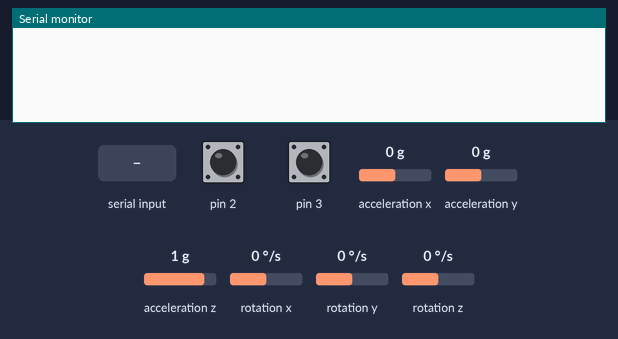
Simulated run of this sketch. Board: Arduino Leonardo, built with avr-gcc and run on an emulated ATmega32U4. Shown: the last lines printed to the serial monitor. Inputs (shaded band) come from the test bench; at power-on: pin 2 HIGH, pin 3 HIGH, acceleration x 0 g, acceleration y 0 g, acceleration z 1 g, rotation x 0 °/s, rotation y 0 °/s, rotation z 0 °/s. The sensor or clock chip raises its interrupt line as the real part does.

Above: at 0.8 s.
0.9 s: "1" received over Serial
At 2.1 s:
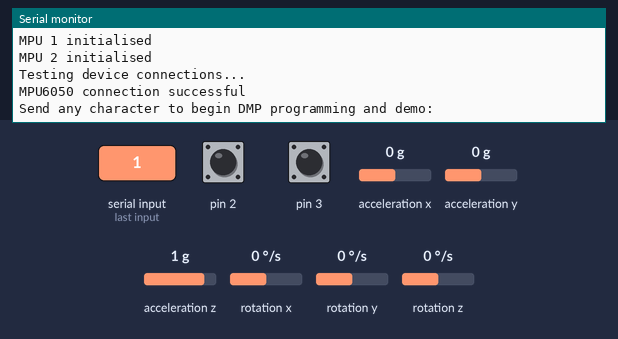
2.4 s: byte 1 (1) received over Serial
At 4.2 s:
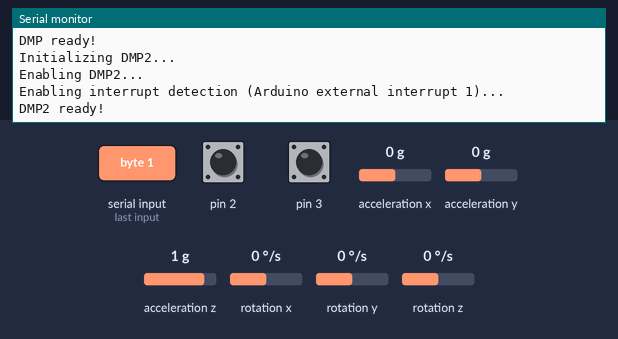
4.4 s: byte 1 (1) received over Serial
At 5.4 s:
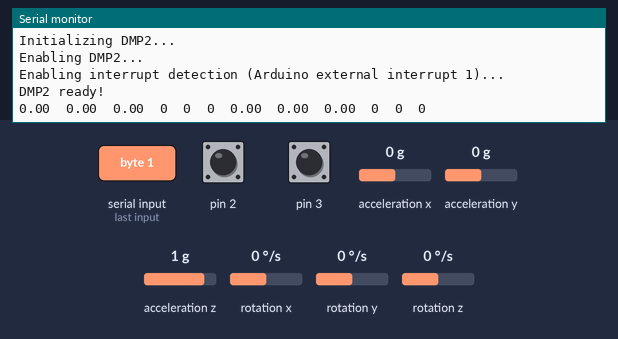

Measured:
- after the input at 0.9 s, the serial monitor: prints a new line at once (image 1)
- after the input at 2.4 s, the serial monitor: prints a new line at once (image 2)
- after the input at 4.4 s, the serial monitor: prints a new line at once (image 3)

The sketch:

mpu6050dmpexample2sensor.ino
```cpp
// I2C device class (I2Cdev) demonstration Arduino sketch for MPU6050 class using DMP (MotionApps v2.0)
// 6/21/2012 by Jeff Rowberg <jeff@rowberg.net>
// Updates should (hopefully) always be available at https://github.com/jrowberg/i2cdevlib
//
// Changelog:
// 2012-06-21 - added note about Arduino 1.0.1 + Leonardo compatibility error
// 2012-06-20 - improved FIFO overflow handling and simplified read process
// 2012-06-19 - completely rearranged DMP initialization code and simplification
// 2012-06-13 - pull gyro and accel data from FIFO packet instead of reading directly
// 2012-06-09 - fix broken FIFO read sequence and change interrupt detection to RISING
// 2012-06-05 - add gravity-compensated initial reference frame acceleration output
// - add 3D math helper file to DMP6 example sketch
// - add Euler output and Yaw/Pitch/Roll output formats
// 2012-06-04 - remove accel offset clearing for better results (thanks Sungon Lee)
// 2012-06-01 - fixed gyro sensitivity to be 2000 deg/sec instead of 250
// 2012-05-30 - basic DMP initialization working

/* ============================================
 I2Cdev device library code is placed under the MIT license
 Copyright (c) 2012 Jeff Rowberg

 Permission is hereby granted, free of charge, to any person obtaining a copy
 of this software and associated documentation files (the "Software"), to deal
 in the Software without restriction, including without limitation the rights
 to use, copy, modify, merge, publish, distribute, sublicense, and/or sell
 copies of the Software, and to permit persons to whom the Software is
 furnished to do so, subject to the following conditions:

 The above copyright notice and this permission notice shall be included in
 all copies or substantial portions of the Software.

 THE SOFTWARE IS PROVIDED "AS IS", WITHOUT WARRANTY OF ANY KIND, EXPRESS OR
 IMPLIED, INCLUDING BUT NOT LIMITED TO THE WARRANTIES OF MERCHANTABILITY,
 FITNESS FOR A PARTICULAR PURPOSE AND NONINFRINGEMENT. IN NO EVENT SHALL THE
 AUTHORS OR COPYRIGHT HOLDERS BE LIABLE FOR ANY CLAIM, DAMAGES OR OTHER
 LIABILITY, WHETHER IN AN ACTION OF CONTRACT, TORT OR OTHERWISE, ARISING FROM,
 OUT OF OR IN CONNECTION WITH THE SOFTWARE OR THE USE OR OTHER DEALINGS IN


 THE SOFTWARE.
 ===============================================
 */
// Libraries

#include "Wire.h"
#include "I2Cdev.h"
#include "MPU6050_6Axis_MotionApps20.h"


MPU6050 mpu;
MPU6050 mpu2;

/* =========================================================================
 NOTE: In addition to connection 3.3v, GND, SDA, and SCL, this sketch
 depends on the MPU-6050s' INT pins being connected to the Arduino's
 external interrupt #0 and #1 pins. On the Arduino Uno and Mega 2560, this is
 digital I/O pins 2 and 3.
 * ========================================================================= */


// MPU control/status vars
bool dmpReady = false; // set true if DMP init was successful
bool dmp2Ready = false;
uint8_t mpuIntStatus; // holds actual interrupt status byte from MPU
uint8_t mpu2IntStatus;
uint8_t devStatus; // return status after each device operation (0 = success, !0 = error)
uint8_t devStatus2;
uint16_t packetSize; // expected DMP packet size (default is 42 bytes)
uint16_t fifoCount; // count of all bytes currently in FIFO
uint16_t fifoCount2;
uint8_t fifoBuffer[64]; // FIFO storage buffer

// orientation/motion vars
VectorInt16 gyro;
VectorInt16 gyro2;
Quaternion q; // [w, x, y, z] quaternion container
Quaternion q2; // [w, x, y, z] quaternion container
VectorInt16 aa; // [x, y, z] accel sensor measurements
VectorInt16 aaReal; // [x, y, z] gravity-free accel sensor measurements
VectorInt16 aaWorld; // [x, y, z] world-frame accel sensor measurements
VectorFloat gravity; // [x, y, z] gravity vector
VectorFloat gravity2; // [x, y, z] gravity vector
float euler[3]; // [psi, theta, phi] Euler angle container
float euler2[3]; // [psi, theta, phi] Euler angle container
float ypr[3]; // [yaw, pitch, roll] yaw/pitch/roll container and gravity vector
float ypr2[3]; // [yaw, pitch, roll] yaw/pitch/roll container and gravity vector

// Serial request var
int readTrigger=0;


// ================================================================
// === INTERRUPT DETECTION ROUTINE ===
// ================================================================

volatile bool mpuInterrupt = false; // indicates whether MPU interrupt pin has gone high
volatile bool mpu2Interrupt = false;
void dmpDataReady() {
  mpuInterrupt = true;
}
void dmp2DataReady() {
  mpu2Interrupt = true;
}


// ================================================================
// === INITIAL SETUP ===
// ================================================================

void setup() {
  // join I2C bus (I2Cdev library doesn't do this automatically)
  Wire.begin();

  // initialize serial communication
  Serial.begin(115200);
  while (!Serial.available());

  // initialize device
  Serial.println("Initializing I2C devices...");
  mpu=MPU6050(0x69);
  mpu2=MPU6050(0x68);
  Serial.println("Addresses Assigned");

  mpu.initialize();
  Serial.println("MPU 1 initialised");
  mpu2.initialize();
  Serial.println("MPU 2 initialised");

  // verify connection
  Serial.println("Testing device connections...");
  Serial.println(mpu.testConnection() ? "MPU6050 connection successful" : "MPU6050 connection failed");

  // wait for ready
  Serial.println("\nSend any character to begin DMP programming and demo: ");
  while (Serial.available() && Serial.read()); // empty buffer
  while (!Serial.available()); // wait for data
  while (Serial.available() && Serial.read()); // empty buffer again

  // load and configure DMP1
  Serial.println("Initializing DMP1...");
  devStatus = mpu.dmpInitialize();

  // make sure it worked (returns 0 if so)
  if (devStatus == 0) {
    // turn on the DMP, now that it's ready
    Serial.println("Enabling DMP1...");
    mpu.setDMPEnabled(true);

    // enable Arduino interrupt detection
    Serial.println("Enabling interrupt detection (Arduino external interrupt 0)...");
    attachInterrupt(0, dmpDataReady, RISING);
    mpuIntStatus = mpu.getIntStatus();

    // set our DMP Ready flag so the main loop() function knows it's okay to use it
    Serial.println("DMP ready!");
    dmpReady = true;

    // get expected DMP packet size for later comparison
    packetSize = mpu.dmpGetFIFOPacketSize();
  }
  else {
    // ERROR!
    // 1 = initial memory load failed
    // 2 = DMP configuration updates failed
    // (if it's going to break, usually the code will be 1)
    Serial.print("DMP1 Initialization failed (code ");
    Serial.print(devStatus);
    Serial.println(")");
  }


  // load and configure DMP2
  Serial.println("Initializing DMP2...");
  devStatus2 = mpu2.dmpInitialize();

  // make sure it worked (returns 0 if so)
  if (devStatus2 == 0) {
    // turn on the DMP, now that it's ready
    Serial.println("Enabling DMP2...");
    mpu2.setDMPEnabled(true);

    // enable Arduino interrupt detection
    Serial.println("Enabling interrupt detection (Arduino external interrupt 1)...");
    attachInterrupt(1, dmp2DataReady, RISING);
    mpu2IntStatus = mpu2.getIntStatus();

    // set our DMP Ready flag so the main loop() function knows it's okay to use it
    Serial.println("DMP2 ready!");
    dmp2Ready = true;
  }
  else {
    // ERROR!
    // 1 = initial memory load failed
    // 2 = DMP configuration updates failed
    // (if it's going to break, usually the code will be 1)
    Serial.print("DMP2 Initialization failed (code ");
    Serial.print(devStatus2);
    Serial.println(")");
  }
}

// ================================================================
// === MAIN PROGRAM LOOP ===
// ================================================================

void loop() {


  // if programming failed, don't try to do anything
  if (!dmpReady || !dmp2Ready) return;

  // wait for MPU interrupt or extra packet(s) available
  while (!mpuInterrupt && fifoCount < packetSize && !mpu2Interrupt && fifoCount2 < packetSize) {
    fifoCount = mpu.getFIFOCount();
  }
  // reset interrupt flags and get INT_STATUS bytes
  mpuInterrupt = false;
  mpu2Interrupt = false;
  mpuIntStatus = mpu.getIntStatus();
  mpu2IntStatus = mpu2.getIntStatus();
  // get current FIFO count

  fifoCount = mpu.getFIFOCount();
  fifoCount2 = mpu2.getFIFOCount();
  // check for overflow (this should never happen unless our code is too inefficient)
  if (fifoCount == 1024) {
    // reset so we can continue cleanly
    mpu.resetFIFO();
    Serial.println("FIFO overflow!");
  }
  if (fifoCount2 == 1024) {
    // reset so we can continue cleanly
    mpu2.resetFIFO();
    Serial.println("FIFO2 overflow!");
    // otherwise, check for DMP data ready interrupt (this should happen frequently)
  }

  if(Serial.available()>0){
    readTrigger= Serial.read();
  }

  // wait for correct available data length, should be a VERY short wait
  while (fifoCount < packetSize) fifoCount = mpu.getFIFOCount();

  // read a packet from FIFO
  mpu.getFIFOBytes(fifoBuffer, packetSize);
  mpu.resetFIFO();

// Serial output is given in format:
// ypr1[1]  ypr1[2]  ypr1[3]  gyro1.x  gyro1.y  gyro1.z  ypr2[1]  ypr2[2]  ypr2[3]  gyro2.x  gyro2.y  gyro2.z

  if(readTrigger==1){
    mpu.dmpGetQuaternion(&q, fifoBuffer);
    mpu.dmpGetGravity(&gravity, &q);
    mpu.dmpGetYawPitchRoll(ypr, &q, &gravity);
    mpu.dmpGetGyro(&gyro, fifoBuffer);

    Serial.print(ypr[0] * 180/M_PI);
    Serial.print("\t");
    Serial.print(ypr[1] * 180/M_PI);
    Serial.print("\t");
    Serial.print(ypr[2] * 180/M_PI);
    Serial.print("\t");
    Serial.print(gyro.x);
    Serial.print("\t");
    Serial.print(gyro.y);
    Serial.print("\t");
    Serial.print(gyro.z);

  }

  while (fifoCount2 < packetSize) fifoCount2 = mpu2.getFIFOCount();

  // read a packet from FIFO

  mpu2.getFIFOBytes(fifoBuffer, packetSize);
  mpu2.resetFIFO();

  if(readTrigger==1){
    mpu2.dmpGetQuaternion(&q2, fifoBuffer);
    mpu2.dmpGetGravity(&gravity2, &q2);
    mpu2.dmpGetYawPitchRoll(ypr2, &q2, &gravity2);
    mpu2.dmpGetGyro(&gyro2, fifoBuffer);
    Serial.print("\t");
    Serial.print(ypr2[0] * 180/M_PI);
    Serial.print("\t");
    Serial.print(ypr2[1] * 180/M_PI);
    Serial.print("\t");
    Serial.print(ypr2[2] * 180/M_PI);
    Serial.print("\t");
    Serial.print(gyro2.x);
    Serial.print("\t");
    Serial.print(gyro2.y);
    Serial.print("\t");
    Serial.println(gyro2.z);
    readTrigger=0;
  }
}
```
